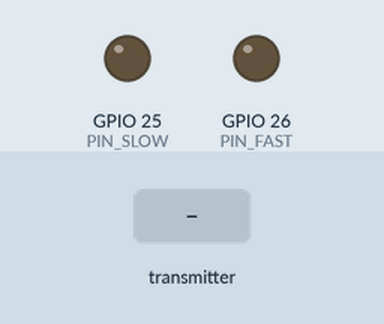
This sketch was run on a simulated ESP32. Parts: output pins drawn as LEDs (lit = HIGH). Inputs (shaded band) come from the test bench. What the sketch prints to the serial monitor is not drawn.

Above: at 0.15 s.
Timing chart, 0 to 0.1 s (numbered marks = the images above; inputs shaded):
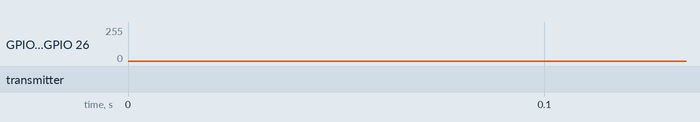

The sketch:

device_mechanism.ino
```cpp
#include <esp_now.h>
#include <WiFi.h>
#include <math.h>

#define PIN_SLOW 25
#define PIN_FAST 26

float visualFreq = 20.5;
float freqSlow = 40.0;

double phaseShift = 0.0;

bool laserActiv = true;

typedef struct struct_message {
  int frecventa;
} struct_message;

struct_message myData;

void OnDataRecv(const esp_now_recv_info_t * info, const uint8_t *incomingData, int len) {
  memcpy(&myData, incomingData, sizeof(myData));

  int freqAudio = myData.frecventa;

  if (freqAudio == 0) {
    laserActiv = false;
  } else {
    laserActiv = true;
    float mappedVal = map(freqAudio, 130, 1000, 10, 90);
    visualFreq = mappedVal + 0.33;
  }
}

void setup() {
  Serial.begin(115200);

  WiFi.mode(WIFI_STA);
  if (esp_now_init() != ESP_OK) {
    Serial.println("Eroare ESP-NOW");
    return;
  }

  esp_now_register_recv_cb(OnDataRecv);

  Serial.println("Laser Receiver cu ROTATIE Activat!");
}

void loop() {
  double t = micros() / 1000000.0;

  int valX = 128;
  int valY = 128;

  if (laserActiv) {
    phaseShift += 0.03;
    if (phaseShift > 2 * PI) phaseShift = 0;

    valX = 128 + 80 * sin(2 * PI * freqSlow * t);
    valY = 128 + 80 * sin(2 * PI * visualFreq * t + phaseShift);
  } else {
    valX = 128 + 60 * sin(2 * PI * 2 * t);
    valY = 128 + 60 * cos(2 * PI * 2 * t);
  }

  dacWrite(PIN_SLOW, valX);
  dacWrite(PIN_FAST, valY);
}
```
